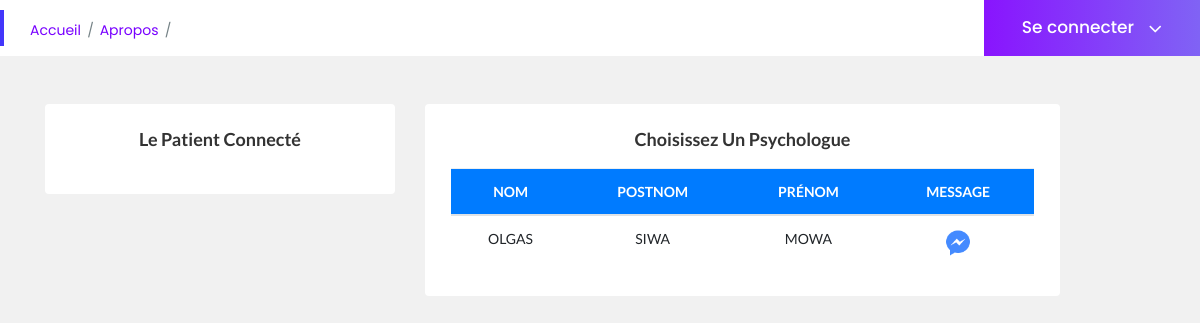
/psycologe.php, run on the app's committed database.
### tables this page shows
CREATE TABLE IF NOT EXISTS `psychologue` (
  `idpsc` varchar(50) NOT NULL,
  `nom` text NOT NULL,
  `postnom` text NOT NULL,
  `prenom` text NOT NULL,
  `genre` text NOT NULL,
  `telephone` text NOT NULL,
  `motdepasse` text NOT NULL,
  PRIMARY KEY (`idpsc`)
);

### psycologe.php (the view, shortened to what this page needs)
<?php
include "connexion.php";
 ?>
<!doctype html>
<html class="no-js" lang="en">
<head>
    <link rel="stylesheet" href="assets/css/bootstrap.min.css">
    <link rel="stylesheet" href="assets/css/font-awesome.min.css">
    <link rel="stylesheet" href="assets/css/themify-icons.css">
    <link rel="stylesheet" href="assets/css/metisMenu.css">
    <link rel="stylesheet" href="assets/css/owl.carousel.min.css">
    <link rel="stylesheet" href="assets/css/slicknav.min.css">
    <link rel="stylesheet" href="https://www.amcharts.com/lib/3/plugins/export/export.css" type="text/css" media="all" />
    <link rel="stylesheet" href="assets/css/typography.css">
    <link rel="stylesheet" href="assets/css/default-css.css">
    <link rel="stylesheet" href="assets/css/styles.css">
    <link rel="stylesheet" href="assets/css/responsive.css">
</head>
<body style="background: #F1F1F1;">
<?php
include "navBar.php";
 ?>
    <div class="container">
        <div class="row">
    <div class="col-lg-4 mt-5">
        <div class="card">
            <div class="card-body">
                <h4 class="header-title text-center">Le patient connecté</h4>
            </div>
        </div>
    </div>
            <div class="col-lg-7 text-center mt-5">
                <div class="card">
                    <div class="card-body">
                        <h4 class="header-title text-center"> <?php echo $_SESSION['id']; ?> Choisissez un psychologue</h4>
                        <div class="single-table">
                            <div class="table-responsive">
                                <table class="table text-center">
                                    <thead class="text-uppercase bg-primary">
                                        <tr class="text-white">
                                            <th scope="col">Nom</th>
                                            <th scope="col">Postnom</th>
                                            <th scope="col">Prénom</th>
                                            <th scope="col">message</th>
                                        </tr>
                                    </thead>
                                    <?php
                                            $recuperUser= $bdd->prepare('SELECT * FROM psychologue ');
                         $recuperUser->execute(array());
                         while($user = $recuperUser->fetch()){
                            ?>
                             <tbody>
                                        <tr>
                                            <td><?php echo $user['nom']; ?></td>
                                            <td><?php echo $user['postnom']; ?></td>
                                            <td><?php echo $user['prenom']; ?></td>
                                            <td><a href="chat.php?id=<?php echo $user['idpsc']; ?>   "><img src="image/message.png" style="width: 30px; height: 30px;"></a></td></a>
                                        </tr>
                                         </tbody>
                            <?php
                         }
                                     ?>
                                </table>
                            </div>
                        </div>
                    </div>
                </div>
            </div>
            </div>
    </div>
</body>
</html>

### data on the page
psychologue: nom "OLGAS", postnom "SIWA", prenom "MOWA"
